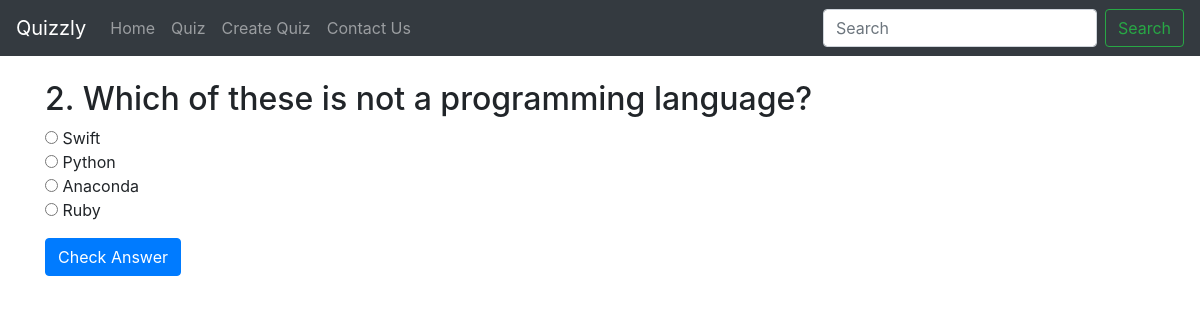
The app's page /solve/33 with its own data.
### quiz/models.py (models this page shows, shortened)
class Question(models.Model):
    ques = models.CharField(max_length=150)
    option1 = models.CharField(max_length=100)
    option2 = models.CharField(max_length=100)
    option3 = models.CharField(max_length=100)
    option4 = models.CharField(max_length=100)
    cor_option = models.CharField(max_length=5)

### quiz/views.py (the view, shortened to what this page needs)
# urls.py: path('solve/<ques_id>', views.solve, name='solve'),
def solve(request, ques_id):
    question = Question.objects.get(pk=ques_id)
    context = {'question':question}
    return render(request,'solve.html', context)

### templates/solve.html (shortened to what this page needs)
{% extends 'base.html' %}
{% block body %}
<div class="container my-4">
    <form method='post' action="/solve/{{question.id}}">  {% csrf_token %}
        <h2>{{question.ques}}</h2>
                <input type="radio" name="ques" value="1"> {{question.option1}}<br>
                <input type="radio" name="ques" value="2"> {{question.option2}}<br>
                <input type="radio" name="ques" value="3"> {{question.option3}}<br>
                <input type="radio" name="ques" value="4"> {{question.option4}}<br>
            <input type="submit" class="btn btn-primary" value="Check Answer">
    </form>
</div>
{% endblock body %}

### records on screen
Question: ques "2. Which of these is not a programming language?", option1 "Swift", option2 "Python", option3 "Anaconda", option4 "Ruby"
